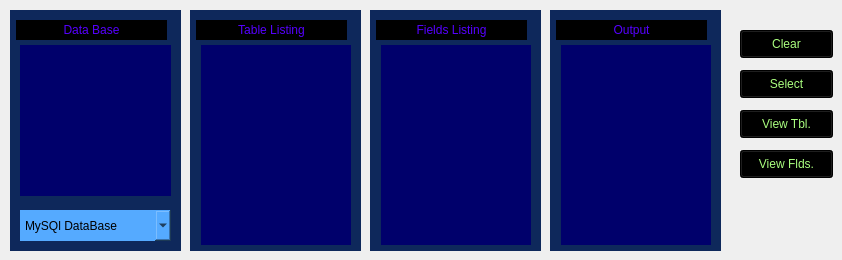
    <widget class="QWidget" name="tab_2">
     <attribute name="title">
      <string>Database Data Discovery</string>
     </attribute>
     <widget class="QGroupBox" name="groupBox_13">
      <property name="enabled">
       <bool>true</bool>
      </property>
      <property name="geometry">
       <rect>
        <x>10</x>
        <y>10</y>
        <width>171</width>
        <height>241</height>
       </rect>
      </property>
      <property name="autoFillBackground">
       <bool>false</bool>
      </property>
      <property name="styleSheet">
       <string notr="true">background-color: rgb(14, 40, 91);
border-color: rgb(14, 40, 91);
border:none;
</string>
      </property>
      <property name="title">
       <string/>
      </property>
      <property name="flat">
       <bool>false</bool>
      </property>
      <property name="checkable">
       <bool>false</bool>
      </property>
      <widget class="QLabel" name="label_36">
       <property name="geometry">
        <rect>
         <x>6</x>
         <y>10</y>
         <width>151</width>
         <height>20</height>
        </rect>
       </property>
       <property name="styleSheet">
        <string notr="true">color: rgb(85, 0, 255);
font: 10pt &quot;Arial&quot;;
background-color: rgb(0, 0, 0);
</string>
       </property>
       <property name="text">
        <string>Data Base</string>
       </property>
       <property name="alignment">
        <set>Qt::AlignCenter</set>
       </property>
      </widget>
      <widget class="QListWidget" name="ListDirToScan_2">
       <property name="geometry">
        <rect>
         <x>10</x>
         <y>35</y>
         <width>151</width>
         <height>151</height>
        </rect>
       </property>
       <property name="styleSheet">
        <string notr="true">background-color: rgb(0, 0, 107);
font: 11pt &quot;Arial&quot;;
color: rgb(170, 255, 0);</string>
       </property>
      </widget>
      <widget class="QComboBox" name="comboBox">
       <property name="geometry">
        <rect>
         <x>10</x>
         <y>200</y>
         <width>151</width>
         <height>31</height>
        </rect>
       </property>
       <property name="styleSheet">
        <string notr="true">background-color: rgb(85, 170, 255);
color: rgb(0, 0, 0);</string>
       </property>
       <item>
        <property name="text">
         <string>MySQl DataBase</string>
        </property>
       </item>
       <item>
        <property name="text">
         <string>SQlite</string>
        </property>
       </item>
       <item>
        <property name="text">
         <string>Oracle</string>
        </property>
       </item>
       <item>
        <property name="text">
         <string>PostgreSQL</string>
        </property>
       </item>
       <item>
        <property name="text">
         <string>MS SQL Server</string>
        </property>
       </item>
       <item>
        <property name="text">
         <string>MongoDB</string>
        </property>
       </item>
       <item>
        <property name="text">
         <string>Redis</string>
        </property>
       </item>
       <item>
        <property name="text">
         <string>Elasticsearch</string>
        </property>
       </item>
       <item>
        <property name="text">
         <string>Cassandra</string>
        </property>
       </item>
       <item>
        <property name="text">
         <string>MariaDB</string>
        </property>
       </item>
       <item>
        <property name="text">
         <string>IBM Db2</string>
        </property>
       </item>
      </widget>
     </widget>
     <widget class="QGroupBox" name="groupBox_14">
      <property name="enabled">
       <bool>true</bool>
      </property>
      <property name="geometry">
       <rect>
        <x>190</x>
        <y>10</y>
        <width>171</width>
        <height>241</height>
       </rect>
      </property>
      <property name="autoFillBackground">
       <bool>false</bool>
      </property>
      <property name="styleSheet">
       <string notr="true">background-color: rgb(14, 40, 91);
border-color: rgb(14, 40, 91);
border:none;
</string>
      </property>
      <property name="title">
       <string/>
      </property>
      <property name="flat">
       <bool>false</bool>
      </property>
      <property name="checkable">
       <bool>false</bool>
      </property>
      <widget class="QLabel" name="label_37">
       <property name="geometry">
        <rect>
         <x>6</x>
         <y>10</y>
         <width>151</width>
         <height>20</height>
        </rect>
       </property>
       <property name="styleSheet">
        <string notr="true">color: rgb(85, 0, 255);
font: 10pt &quot;Arial&quot;;
background-color: rgb(0, 0, 0);
</string>
       </property>
       <property name="text">
        <string>Table Listing</string>
       </property>
       <property name="alignment">
        <set>Qt::AlignCenter</set>
       </property>
      </widget>
      <widget class="QListWidget" name="ListDirToScan_3">
       <property name="geometry">
        <rect>
         <x>11</x>
         <y>35</y>
         <width>150</width>
         <height>200</height>
        </rect>
       </property>
       <property name="styleSheet">
        <string notr="true">background-color: rgb(0, 0, 107);
font: 11pt &quot;Arial&quot;;
color: rgb(170, 255, 0);</string>
       </property>
      </widget>
     </widget>
     <widget class="QGroupBox" name="groupBox_15">
      <property name="enabled">
       <bool>true</bool>
      </property>
      <property name="geometry">
       <rect>
        <x>370</x>
        <y>10</y>
        <width>171</width>
        <height>241</height>
       </rect>
      </property>
      <property name="autoFillBackground">
       <bool>false</bool>
      </property>
      <property name="styleSheet">
       <string notr="true">background-color: rgb(14, 40, 91);
border-color: rgb(14, 40, 91);
border:none;
</string>
      </property>
      <property name="title">
       <string/>
      </property>
      <property name="flat">
       <bool>false</bool>
      </property>
      <property name="checkable">
       <bool>false</bool>
      </property>
      <widget class="QLabel" name="label_38">
       <property name="geometry">
        <rect>
         <x>6</x>
         <y>10</y>
         <width>151</width>
         <height>20</height>
        </rect>
       </property>
       <property name="styleSheet">
        <string notr="true">color: rgb(85, 0, 255);
font: 10pt &quot;Arial&quot;;
background-color: rgb(0, 0, 0);
</string>
       </property>
       <property name="text">
        <string>Fields Listing</string>
       </property>
       <property name="alignment">
        <set>Qt::AlignCenter</set>
       </property>
      </widget>
      <widget class="QListWidget" name="ListDirToScan_4">
       <property name="geometry">
        <rect>
         <x>11</x>
         <y>35</y>
         <width>150</width>
         <height>200</height>
        </rect>
       </property>
       <property name="styleSheet">
        <string notr="true">background-color: rgb(0, 0, 107);
font: 11pt &quot;Arial&quot;;
color: rgb(170, 255, 0);</string>
       </property>
      </widget>
     </widget>
     <widget class="QGroupBox" name="groupBox_16">
      <property name="enabled">
       <bool>true</bool>
      </property>
      <property name="geometry">
       <rect>
        <x>550</x>
        <y>10</y>
        <width>171</width>
        <height>241</height>
       </rect>
      </property>
      <property name="autoFillBackground">
       <bool>false</bool>
      </property>
      <property name="styleSheet">
       <string notr="true">background-color: rgb(14, 40, 91);
border-color: rgb(14, 40, 91);
border:none;
</string>
      </property>
      <property name="title">
       <string/>
      </property>
      <property name="flat">
       <bool>false</bool>
      </property>
      <property name="checkable">
       <bool>false</bool>
      </property>
      <widget class="QLabel" name="label_40">
       <property name="geometry">
        <rect>
         <x>6</x>
         <y>10</y>
         <width>151</width>
         <height>20</height>
        </rect>
       </property>
       <property name="styleSheet">
        <string notr="true">color: rgb(85, 0, 255);
font: 10pt &quot;Arial&quot;;
background-color: rgb(0, 0, 0);
</string>
       </property>
       <property name="text">
        <string>Output</string>
       </property>
       <property name="alignment">
        <set>Qt::AlignCenter</set>
       </property>
      </widget>
      <widget class="QListWidget" name="ListDirToScan_6">
       <property name="geometry">
        <rect>
         <x>11</x>
         <y>35</y>
         <width>150</width>
         <height>200</height>
        </rect>
       </property>
       <property name="styleSheet">
        <string notr="true">background-color: rgb(0, 0, 107);
font: 11pt &quot;Arial&quot;;
color: rgb(170, 255, 0);</string>
       </property>
      </widget>
     </widget>
     <widget class="QPushButton" name="pushButton">
      <property name="geometry">
       <rect>
        <x>740</x>
        <y>30</y>
        <width>93</width>
        <height>28</height>
       </rect>
      </property>
      <property name="styleSheet">
       <string notr="true">color: rgb(170, 255, 127);
background-color: rgb(0, 0, 0);</string>
      </property>
      <property name="text">
       <string>Clear</string>
      </property>
     </widget>
     <widget class="QPushButton" name="pushButton_7">
      <property name="geometry">
       <rect>
        <x>740</x>
        <y>70</y>
        <width>93</width>
        <height>28</height>
       </rect>
      </property>
      <property name="styleSheet">
       <string notr="true">color: rgb(170, 255, 127);
background-color: rgb(0, 0, 0);</string>
      </property>
      <property name="text">
       <string>Select</string>
      </property>
     </widget>
     <widget class="QPushButton" name="pushButton_8">
      <property name="geometry">
       <rect>
        <x>740</x>
        <y>110</y>
        <width>93</width>
        <height>28</height>
       </rect>
      </property>
      <property name="styleSheet">
       <string notr="true">color: rgb(170, 255, 127);
background-color: rgb(0, 0, 0);</string>
      </property>
      <property name="text">
       <string>View Tbl.</string>
      </property>
     </widget>
     <widget class="QPushButton" name="pushButton_9">
      <property name="geometry">
       <rect>
        <x>740</x>
        <y>150</y>
        <width>93</width>
        <height>28</height>
       </rect>
      </property>
      <property name="styleSheet">
       <string notr="true">color: rgb(170, 255, 127);
background-color: rgb(0, 0, 0);</string>
      </property>
      <property name="text">
       <string>View Flds.</string>
      </property>
     </widget>
    </widget>
